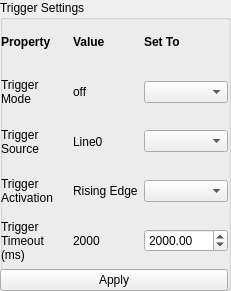
       <widget class="QGroupBox" name="groupBox_8">
        <property name="geometry">
         <rect>
          <x>380</x>
          <y>10</y>
          <width>231</width>
          <height>291</height>
         </rect>
        </property>
        <property name="title">
         <string>Trigger Settings</string>
        </property>
        <widget class="QWidget" name="verticalLayoutWidget_2">
         <property name="geometry">
          <rect>
           <x>0</x>
           <y>20</y>
           <width>228</width>
           <height>271</height>
          </rect>
         </property>
         <layout class="QVBoxLayout" name="verticalLayout_6">
          <item>
           <layout class="QGridLayout" name="gridLayout_14">
            <item row="0" column="1">
             <widget class="QLabel" name="label_50">
              <property name="maximumSize">
               <size>
                <width>16777215</width>
                <height>50</height>
               </size>
              </property>
              <property name="text">
               <string>&lt;html&gt;&lt;head/&gt;&lt;body&gt;&lt;p&gt;&lt;span style=&quot; font-weight:600;&quot;&gt;Property&lt;/span&gt;&lt;/p&gt;&lt;/body&gt;&lt;/html&gt;</string>
              </property>
             </widget>
            </item>
            <item row="1" column="1">
             <widget class="QLabel" name="label_48">
              <property name="text">
               <string>Trigger
Mode</string>
              </property>
             </widget>
            </item>
            <item row="0" column="2">
             <widget class="QLabel" name="label_52">
              <property name="text">
               <string>&lt;html&gt;&lt;head/&gt;&lt;body&gt;&lt;p&gt;&lt;span style=&quot; font-weight:600;&quot;&gt;Value&lt;/span&gt;&lt;/p&gt;&lt;/body&gt;&lt;/html&gt;</string>
              </property>
             </widget>
            </item>
            <item row="0" column="3">
             <widget class="QLabel" name="label_53">
              <property name="text">
               <string>&lt;html&gt;&lt;head/&gt;&lt;body&gt;&lt;p&gt;&lt;span style=&quot; font-weight:600;&quot;&gt;Set To&lt;/span&gt;&lt;/p&gt;&lt;/body&gt;&lt;/html&gt;</string>
              </property>
             </widget>
            </item>
            <item row="2" column="1">
             <widget class="QLabel" name="label_49">
              <property name="text">
               <string>Trigger
Source</string>
              </property>
             </widget>
            </item>
            <item row="4" column="1">
             <widget class="QLabel" name="label_51">
              <property name="text">
               <string>Trigger
Timeout
(ms)</string>
              </property>
             </widget>
            </item>
            <item row="1" column="3">
             <widget class="QComboBox" name="user_trigger_mode"/>
            </item>
            <item row="2" column="3">
             <widget class="QComboBox" name="user_trigger_source"/>
            </item>
            <item row="2" column="2">
             <widget class="QLabel" name="trigger_source">
              <property name="text">
               <string>Line0</string>
              </property>
             </widget>
            </item>
            <item row="1" column="2">
             <widget class="QLabel" name="trigger_mode">
              <property name="text">
               <string>off</string>
              </property>
             </widget>
            </item>
            <item row="4" column="3">
             <widget class="QDoubleSpinBox" name="user_trigger_timeout">
              <property name="maximum">
               <double>100000.000000000000000</double>
              </property>
              <property name="singleStep">
               <double>1000.000000000000000</double>
              </property>
              <property name="value">
               <double>2000.000000000000000</double>
              </property>
             </widget>
            </item>
            <item row="4" column="2">
             <widget class="QLabel" name="trigger_timeout">
              <property name="text">
               <string>2000</string>
              </property>
             </widget>
            </item>
            <item row="3" column="2">
             <widget class="QLabel" name="trigger_activation">
              <property name="text">
               <string>Rising Edge</string>
              </property>
             </widget>
            </item>
            <item row="3" column="1">
             <widget class="QLabel" name="label_56">
              <property name="text">
               <string>Trigger
Activation</string>
              </property>
             </widget>
            </item>
            <item row="0" column="0">
             <spacer name="verticalSpacer_19">
              <property name="orientation">
               <enum>Qt::Vertical</enum>
              </property>
              <property name="sizeHint" stdset="0">
               <size>
                <width>1</width>
                <height>40</height>
               </size>
              </property>
             </spacer>
            </item>
            <item row="3" column="3">
             <widget class="QComboBox" name="user_trigger_activation"/>
            </item>
            <item row="2" column="0">
             <spacer name="verticalSpacer_21">
              <property name="orientation">
               <enum>Qt::Vertical</enum>
              </property>
              <property name="sizeHint" stdset="0">
               <size>
                <width>1</width>
                <height>40</height>
               </size>
              </property>
             </spacer>
            </item>
            <item row="1" column="0">
             <spacer name="verticalSpacer_20">
              <property name="orientation">
               <enum>Qt::Vertical</enum>
              </property>
              <property name="sizeHint" stdset="0">
               <size>
                <width>1</width>
                <height>40</height>
               </size>
              </property>
             </spacer>
            </item>
            <item row="3" column="0">
             <spacer name="verticalSpacer_22">
              <property name="orientation">
               <enum>Qt::Vertical</enum>
              </property>
              <property name="sizeHint" stdset="0">
               <size>
                <width>1</width>
                <height>40</height>
               </size>
              </property>
             </spacer>
            </item>
            <item row="4" column="0">
             <spacer name="verticalSpacer_23">
              <property name="orientation">
               <enum>Qt::Vertical</enum>
              </property>
              <property name="sizeHint" stdset="0">
               <size>
                <width>1</width>
                <height>40</height>
               </size>
              </property>
             </spacer>
            </item>
           </layout>
          </item>
          <item>
           <widget class="QPushButton" name="trigger_apply_button">
            <property name="text">
             <string>Apply</string>
            </property>
           </widget>
          </item>
         </layout>
        </widget>
       </widget>
